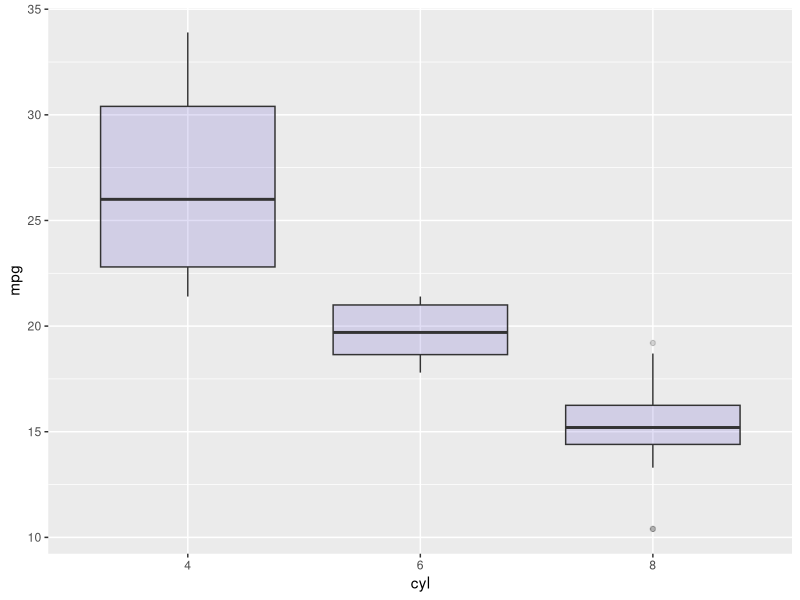
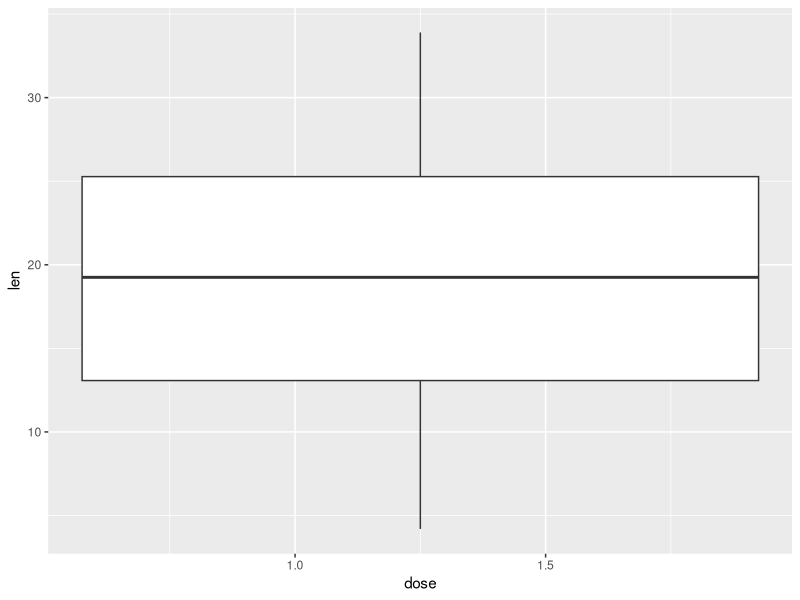
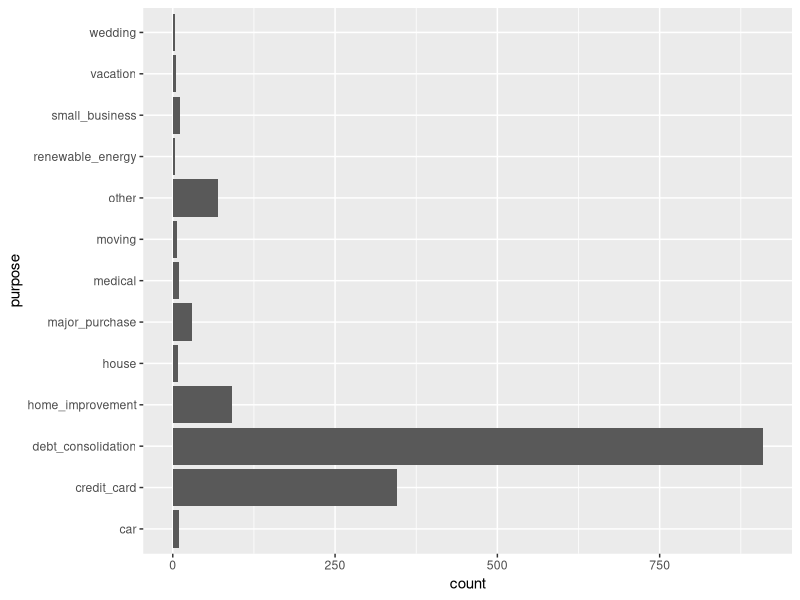
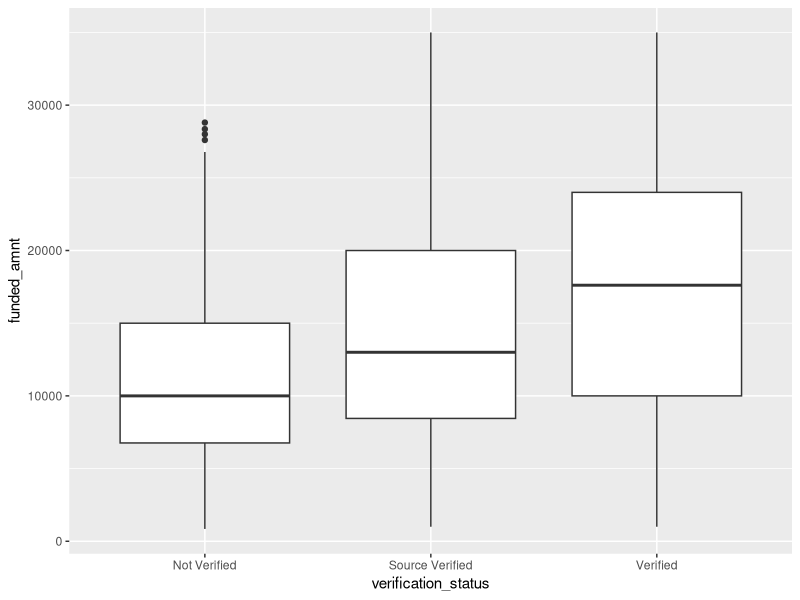
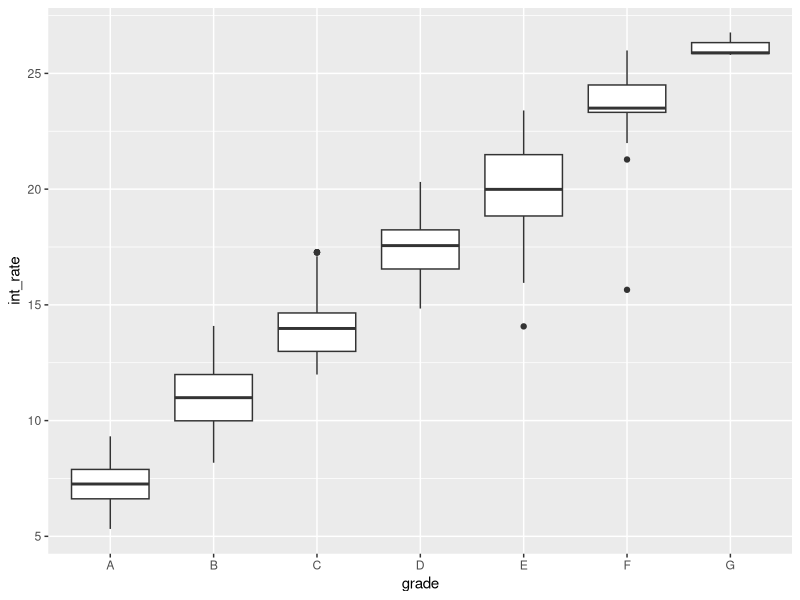
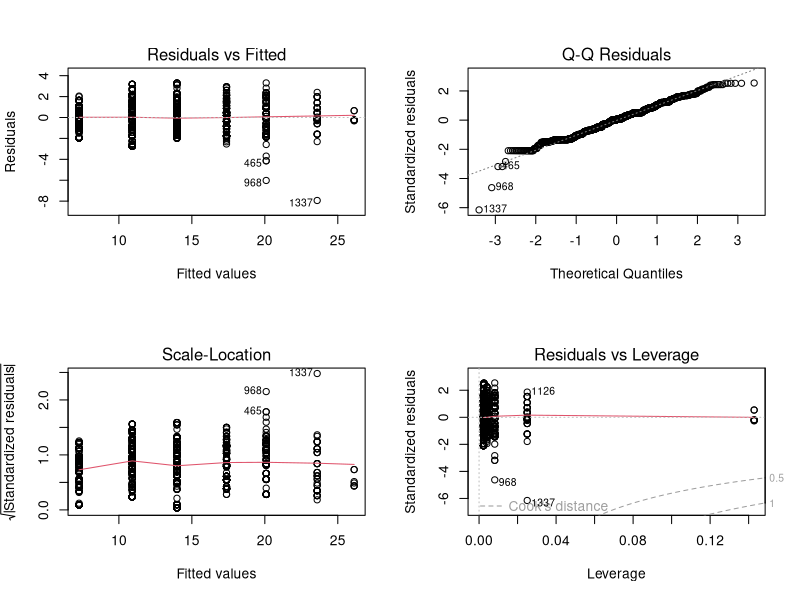

Recreate these plots in R, in order.
## ---- chunk 1
data(ToothGrowth)
head(ToothGrowth, 6)
## ---- chunk 2
library(dplyr)
# Find mean len, median len, and standard deviation len with summarize()
ToothGrowth %>% summarize(mean(len), 
                  median(len), 
                  sd(len))
## ---- chunk 3
# Perform a two-sided t-test
t.test(x = ToothGrowth$len, 
       alternative = "two.sided", 
       mu = 18)
## ---- chunk 4
# Perform a t-test
ToothGrowth_ttest <- t.test(len ~ supp, data = ToothGrowth)

# Load broom
library(broom)

# Tidy ToothGrowth_ttest
tidy(ToothGrowth_ttest)
## ---- chunk 5
library(dplyr)
mtcars %>% 
  count(cyl)
## ---- chunk 6
library(ggplot2)
ggplot(mtcars, aes(x=as.factor(cyl), y=mpg)) +
  geom_boxplot(fill="slateblue",
               alpha = 0.2) +
  xlab("cyl")
## ---- chunk 7
# Load dplyr
library(dplyr)

# Count number of observations for each combination of supp and dose
ToothGrowth %>% 
    count(supp, dose)
## ---- chunk 8
# Create a boxplot with geom_boxplot()
ggplot(ToothGrowth, aes(x = dose, y = len)) + 
    geom_boxplot()

# Create ToothGrowth_aov
ToothGrowth_aov <- aov(len ~ dose + supp, data = ToothGrowth)

# Examine ToothGrowth_aov with summary()
summary(ToothGrowth_aov)
## ---- chunk 9
library(pwr)
pwr.anova.test(k = 3,
               n = 20,
               f = 0.2,
               sig.level = 0.05,
               power = NULL)
## ---- chunk 10
# Less than
t.test(x = ToothGrowth$len,
       alternative = "less",
       mu = 18)
## ---- chunk 11
# Greater than
t.test(x = ToothGrowth$len,
alternative = "greater",
mu = 18)
## ---- chunk 12
# Load the pwr package
library(pwr)

# Calculate power
pwr.t.test(n = 100, 
           d = 0.35,
           sig.level = 0.10,
           type = "two.sample", 
           alternative = "two.sided",
           power = NULL)
## ---- chunk 13
# Calculate sample size
pwr.t.test(n = NULL, 
           d = 0.25, 
           sig.level = 0.05, 
           type = "one.sample", alternative = "greater", 
           power = 0.8)
## ---- chunk 14
library(dplyr)
library(readr)
lendingclub <- read_csv("data/lendclub.csv")
glimpse(lendingclub)
## ---- chunk 15
# Examine the variables with glimpse()
glimpse(lendingclub)

# Find median loan_amnt and mean int_rate, annual_inc
lendingclub %>% summarize(median(loan_amnt), 
                          mean(int_rate), 
                          mean(annual_inc))
## ---- chunk 16
# Use ggplot2 to build a bar chart of purpose
ggplot(data=lendingclub, aes(x = purpose)) + 
	geom_bar() +
	coord_flip()
## ---- chunk 17
# Use recode() to create the new purpose_recode variable
lendingclub$purpose_recode <- lendingclub$purpose %>% recode( 
        "credit_card" = "debt_related", 
  		"debt_consolidation" = "debt_related",
  		"medical" = "debt_related",
        "car" = "big_purchase", 
  		"major_purchase" = "big_purchase", 
  		"vacation" = "big_purchase",
        "moving" = "life_change", 
  		"small_business" = "life_change", 
  		"wedding" = "life_change",
        "house" = "home_related", 
  		"home_improvement" = "home_related")
## ---- chunk 18
# Build a linear regression model, purpose_recode_model
purpose_recode_model <- lm(funded_amnt ~ purpose_recode, data = lendingclub)

# Examine results of purpose_recode_model
summary(purpose_recode_model)

# Get anova results and save as purpose_recode_anova
purpose_recode_anova <- anova(purpose_recode_model)

# Print purpose_recode_anova
print(purpose_recode_anova)

# Examine class of purpose_recode_anova
class(purpose_recode_anova)
## ---- chunk 19
# Use aov() to build purpose_aov
purpose_aov <- aov(funded_amnt ~ purpose_recode, data = lendingclub)

# Conduct Tukey's HSD test to create tukey_output
tukey_output <- TukeyHSD(purpose_aov, "purpose_recode", conf.level = 0.95)

# Tidy tukey_output to make sense of the results
tidy(tukey_output)
## ---- chunk 20
# Use aov() to build purpose_emp_aov
purpose_emp_aov <- aov(funded_amnt ~ purpose_recode + emp_length, data = lendingclub)

# Print purpose_emp_aov to the console
purpose_emp_aov

# Call summary() to see the p-values
summary(purpose_emp_aov)
## ---- chunk 21
lendingclub %>% summarize(median(loan_amnt),
                          mean(int_rate),
                          mean(annual_inc))
lendingclub %>%  group_by(verification_status) %>% 
  summarize(mean(funded_amnt),
            var(funded_amnt))
## ---- chunk 22
ggplot(data = lendingclub,
       aes(x = verification_status, y = funded_amnt)) +
  geom_boxplot()
## ---- chunk 23
# Examine the summary of int_rate
summary(lendingclub$int_rate)
## ---- chunk 24
# Examine int_rate by grade
lendingclub %>% 
	group_by(grade) %>% 
	summarize(mean = mean(int_rate), var = var(int_rate), median = median(int_rate))
## ---- chunk 25
# Make a boxplot of int_rate by grade
ggplot(lendingclub, aes(x = grade, y = int_rate)) + 
	geom_boxplot()
## ---- chunk 26
# Use aov() to create grade_aov and call summary() to print results
grade_aov <- aov(int_rate ~ grade, data = lendingclub)
summary(grade_aov)
## ---- chunk 27
# For a 2x2 grid of plots:
par(mfrow=c(2, 2))

# Plot grade_aov
plot(grade_aov)

# Bartlett's test for homogeneity of variance
bartlett.test(int_rate ~ grade, data = lendingclub)
## ---- chunk 28
# Conduct the Kruskal-Wallis rank sum test
kruskal.test(int_rate ~ grade,
             data = lendingclub)
## ---- chunk 29
# Load the pwr package
library(pwr)

# Use the correct function from pwr to find the sample size
pwr.t.test(n = NULL, 
    d = 0.2, 
    sig.level = 0.05, 
    type = "two.sample", 
    power = 0.8)
## ---- chunk 30
# # Plot the A/B test results
# ggplot(lendingclub_ab, aes(x = Group, y = loan_amnt)) + 
# 	geom_boxplot()
# 
# # Conduct a two-sided t-test
# t.test(loan_amnt ~ Group, data = lendingclub_ab)
## ---- chunk 31
# # Build lendingclub_multi
# lendingclub_multi <-lm(loan_amnt ~ Group + grade + verification_status, data = lendingclub_ab)
# 
# # Examine lendingclub_multi results
# tidy(lendingclub_multi)
